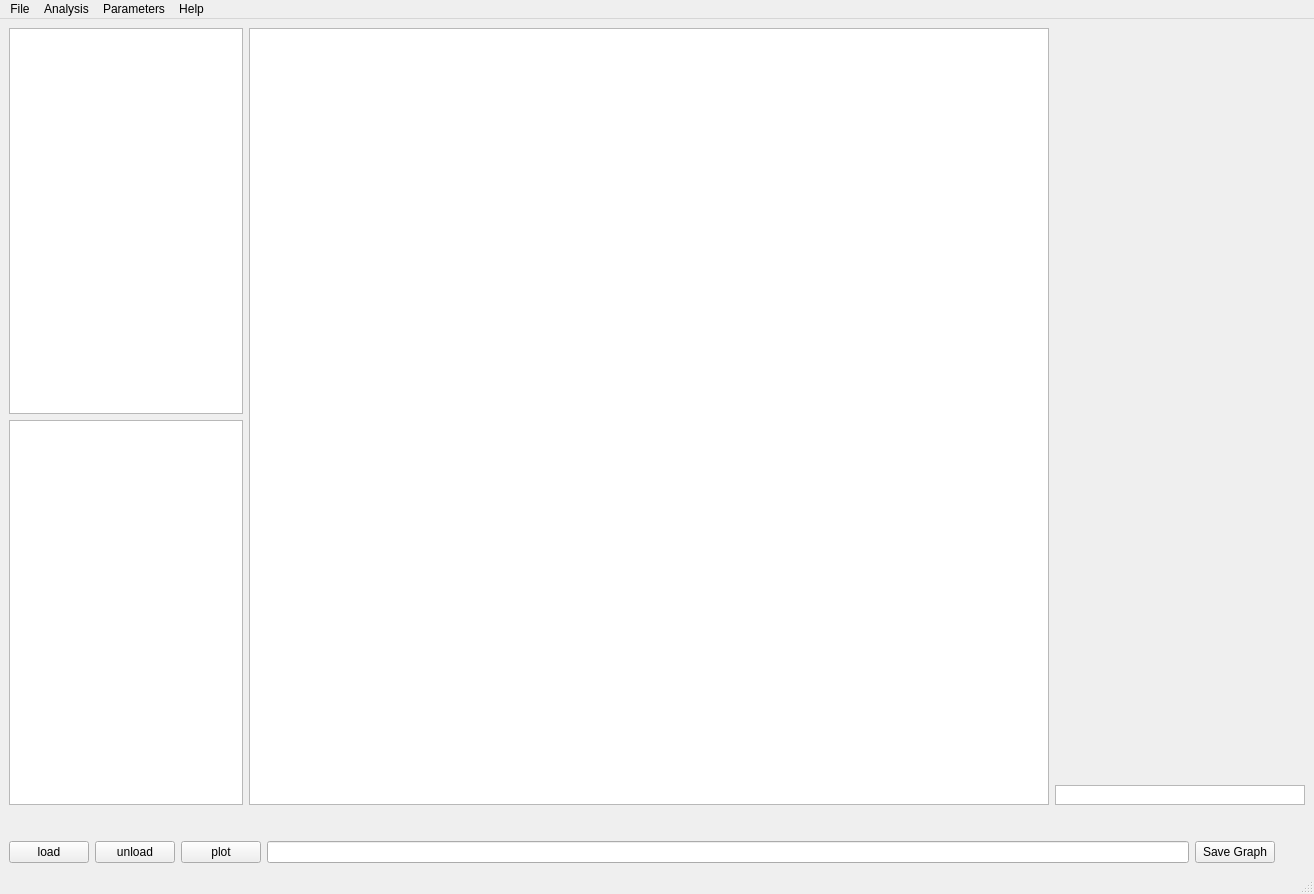
<?xml version="1.0" encoding="UTF-8"?>
<ui version="4.0">
 <class>MainWindow</class>
 <widget class="QMainWindow" name="MainWindow">
  <property name="geometry">
   <rect>
    <x>0</x>
    <y>0</y>
    <width>1314</width>
    <height>894</height>
   </rect>
  </property>
  <property name="windowTitle">
   <string>SpeCuBE - Analysis</string>
  </property>
  <property name="windowOpacity">
   <double>1.000000000000000</double>
  </property>
  <widget class="QWidget" name="centralwidget">
   <layout class="QVBoxLayout" name="verticalLayout_3">
    <item>
     <widget class="QSplitter" name="spectra_splitter">
      <property name="orientation">
       <enum>Qt::Horizontal</enum>
      </property>
      <widget class="QWidget" name="gridLayoutWidget">
       <layout class="QGridLayout" name="gridLayout_2">
        <item row="1" column="0">
         <widget class="QListView" name="listView">
          <property name="maximumSize">
           <size>
            <width>300</width>
            <height>16777215</height>
           </size>
          </property>
         </widget>
        </item>
        <item row="0" column="0">
         <widget class="QTreeView" name="files_treeView">
          <property name="maximumSize">
           <size>
            <width>300</width>
            <height>16777215</height>
           </size>
          </property>
         </widget>
        </item>
        <item row="0" column="2" rowspan="2">
         <layout class="QVBoxLayout" name="verticalLayout">
          <item>
           <widget class="ParameterTree" name="widget" native="true">
            <property name="minimumSize">
             <size>
              <width>250</width>
              <height>600</height>
             </size>
            </property>
            <property name="maximumSize">
             <size>
              <width>250</width>
              <height>16777215</height>
             </size>
            </property>
           </widget>
          </item>
          <item>
           <widget class="GradientWidget" name="graphicsView_2">
            <property name="maximumSize">
             <size>
              <width>16777215</width>
              <height>20</height>
             </size>
            </property>
           </widget>
          </item>
         </layout>
        </item>
        <item row="0" column="1" rowspan="2">
         <widget class="PlotWidget" name="graphicsView">
          <property name="minimumSize">
           <size>
            <width>800</width>
            <height>400</height>
           </size>
          </property>
         </widget>
        </item>
       </layout>
      </widget>
     </widget>
    </item>
    <item>
     <layout class="QHBoxLayout" name="horizontalLayout_2">
      <property name="topMargin">
       <number>30</number>
      </property>
      <property name="rightMargin">
       <number>30</number>
      </property>
      <item>
       <widget class="QPushButton" name="load_pushButton">
        <property name="text">
         <string>load</string>
        </property>
       </widget>
      </item>
      <item>
       <widget class="QPushButton" name="unload_pushButton">
        <property name="text">
         <string>unload</string>
        </property>
       </widget>
      </item>
      <item>
       <widget class="QPushButton" name="plot_pushButton">
        <property name="text">
         <string>plot</string>
        </property>
       </widget>
      </item>
      <item>
       <widget class="QLineEdit" name="PathToFile_lineEdit"/>
      </item>
      <item>
       <widget class="QPushButton" name="pushButton_2">
        <property name="text">
         <string>Save Graph</string>
        </property>
       </widget>
      </item>
     </layout>
    </item>
   </layout>
  </widget>
  <widget class="QMenuBar" name="menubar">
   <property name="geometry">
    <rect>
     <x>0</x>
     <y>0</y>
     <width>1314</width>
     <height>21</height>
    </rect>
   </property>
   <widget class="QMenu" name="menuFile">
    <property name="title">
     <string>File</string>
    </property>
    <addaction name="actionOpen"/>
    <addaction name="actionQuit"/>
   </widget>
   <widget class="QMenu" name="menuParameters">
    <property name="title">
     <string>Parameters</string>
    </property>
    <addaction name="actionEdit_All"/>
    <addaction name="actionColorization"/>
   </widget>
   <widget class="QMenu" name="menuAbout">
    <property name="title">
     <string>Help</string>
    </property>
    <addaction name="actionAbout"/>
   </widget>
   <widget class="QMenu" name="menuAnalysis">
    <property name="title">
     <string>Analysis</string>
    </property>
    <addaction name="actionCorrections"/>
   </widget>
   <addaction name="menuFile"/>
   <addaction name="menuAnalysis"/>
   <addaction name="menuParameters"/>
   <addaction name="menuAbout"/>
  </widget>
  <widget class="QStatusBar" name="statusbar"/>
  <action name="actionOpen">
   <property name="text">
    <string>Open</string>
   </property>
  </action>
  <action name="actionQuit">
   <property name="text">
    <string>Quit</string>
   </property>
  </action>
  <action name="actionEdit_All">
   <property name="text">
    <string>Edit All</string>
   </property>
  </action>
  <action name="actionColorization">
   <property name="text">
    <string>Colorization</string>
   </property>
  </action>
  <action name="actionAbout">
   <property name="text">
    <string>About</string>
   </property>
  </action>
  <action name="actionCorrections">
   <property name="text">
    <string>Corrections</string>
   </property>
  </action>
 </widget>
 <customwidgets>
  <customwidget>
   <class>PlotWidget</class>
   <extends>QGraphicsView</extends>
   <header>pyqtgraph</header>
  </customwidget>
  <customwidget>
   <class>GradientWidget</class>
   <extends>QGraphicsView</extends>
   <header>pyqtgraph</header>
  </customwidget>
  <customwidget>
   <class>ParameterTree</class>
   <extends>QWidget</extends>
   <header>pyqtgraph.parametertree</header>
   <container>1</container>
  </customwidget>
 </customwidgets>
 <resources/>
 <connections>
  <connection>
   <sender>actionCorrections</sender>
   <signal>triggered()</signal>
   <receiver>MainWindow</receiver>
   <slot>show()</slot>
   <hints>
    <hint type="sourcelabel">
     <x>-1</x>
     <y>-1</y>
    </hint>
    <hint type="destinationlabel">
     <x>586</x>
     <y>403</y>
    </hint>
   </hints>
  </connection>
 </connections>
</ui>
